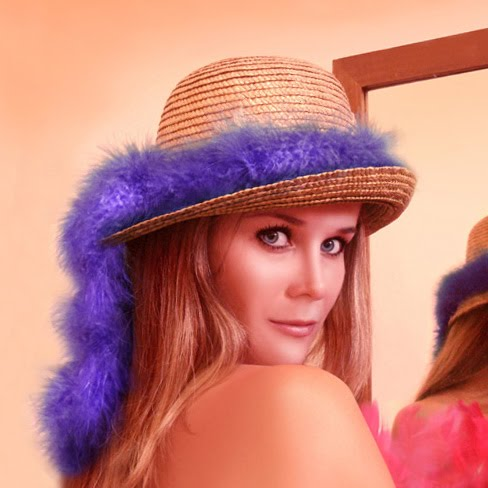
#> input picture Digital Image Processing/ILena.jpg, 488 x 488 px, found by its file name
$ jupyter execute --allow-errors Lab10.ipynb
#> lines starting #> are read from the running program, lines starting #| are printed output that depends on the picture
[cell 1]
import cv2
img = cv2.imread("C:\\Academics\\Python\\Digital Image Processing\\ILena.jpg")
#> img is the input picture: shape (488, 488, 3); mean B, G, R 124.7, 131.6, 200.8
gray = cv2.cvtColor(img, cv2.COLOR_BGR2GRAY)
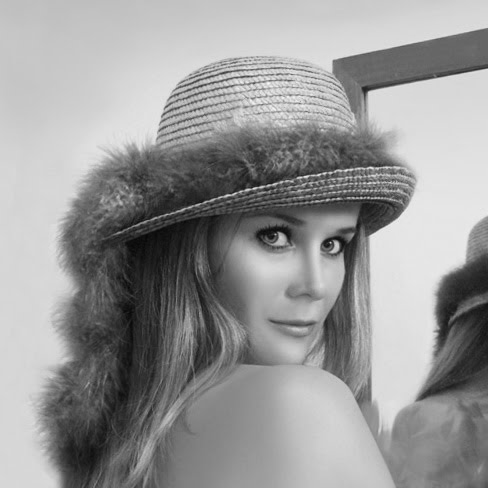
#> gray: shape (488, 488); min 7, max 250, mean 151.5
hsv = cv2.cvtColor(img, cv2.COLOR_BGR2HSV)
#> hsv: shape (488, 488, 3); mean H, S, V 36.9, 127.9, 208
cv2.imshow("Original", img)
cv2.imshow("Grayscale", gray)
cv2.imshow("HSV", hsv)
cv2.waitKey(0)
cv2.destroyAllWindows()


$ run again, with Digital Image Processing/CameraMan.jpg copied over Digital Image Processing/ILena.jpg
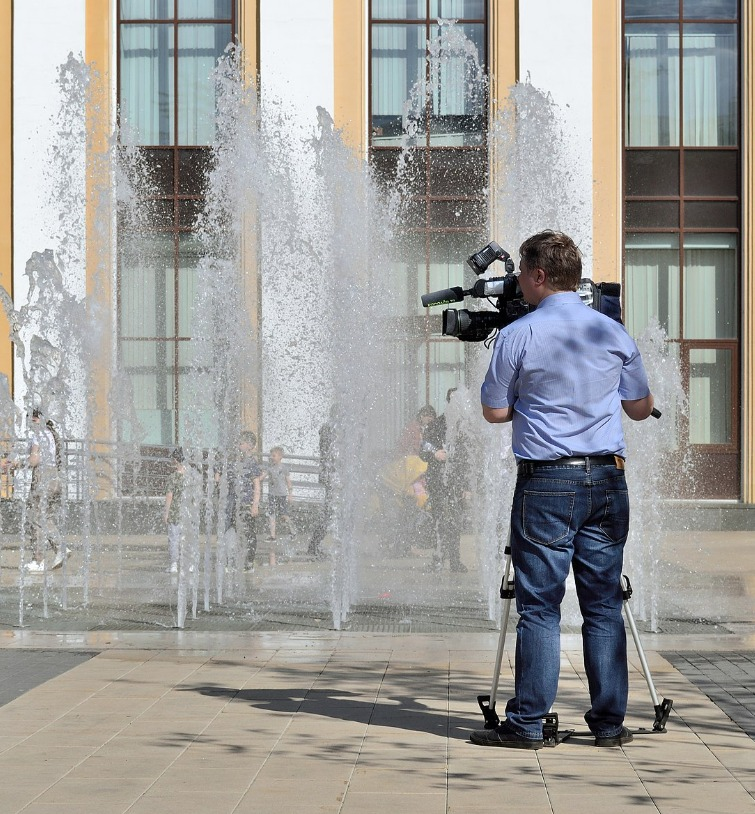
#> input picture Digital Image Processing/CameraMan.jpg, 755 x 814 px, found by its file name
#> img is the input picture: shape (814, 755, 3); mean B, G, R 155.1, 158.2, 158.8
#> `gray = cv2.cvtColor(img, cv2.COLOR_BGR2GRAY)`:
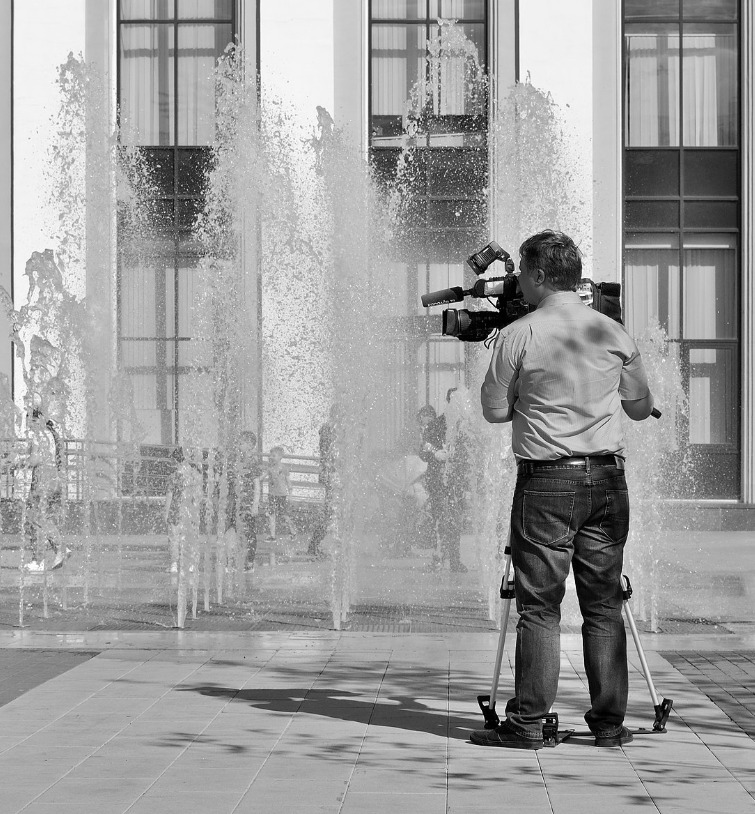
#> gray: shape (814, 755); min 0, max 255, mean 158
#> hsv: shape (814, 755, 3); mean H, S, V 60.8, 31.4, 166.1

$ run again, with Digital Image Processing/Lab1.jpg copied over Digital Image Processing/ILena.jpg
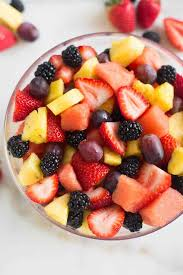
#> input picture Digital Image Processing/Lab1.jpg, 183 x 275 px, found by its file name
#> img is the input picture: shape (275, 183, 3); mean B, G, R 126.1, 145, 193.7
#> `gray = cv2.cvtColor(img, cv2.COLOR_BGR2GRAY)`:
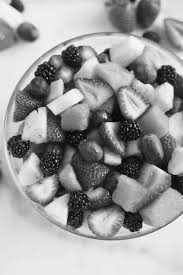
#> gray: shape (275, 183); min 0, max 254, mean 157.4
#> hsv: shape (275, 183, 3); mean H, S, V 43.4, 100.2, 194.1
